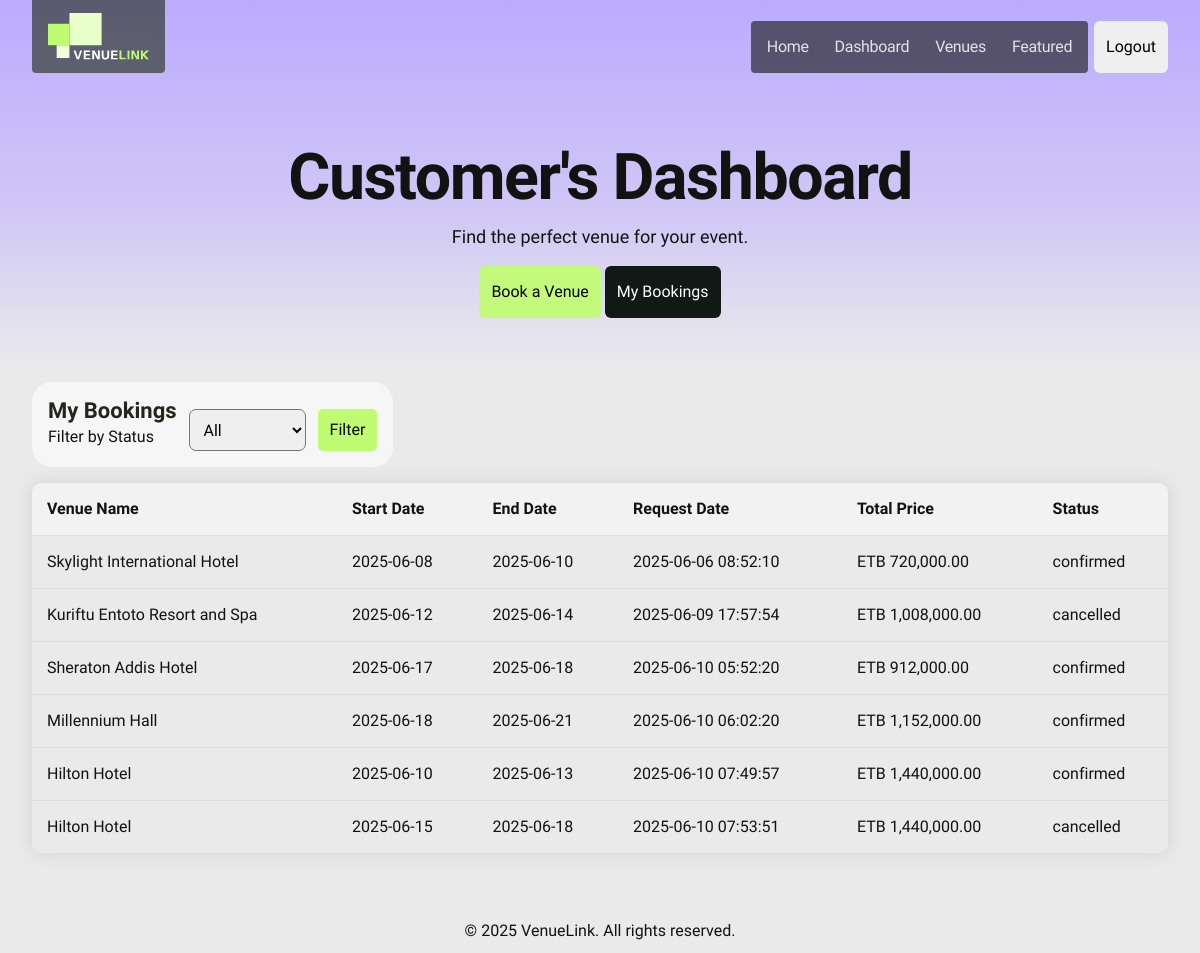
Screenshot of /pages/dashboard.php (signed in) with the database file from the repository.
### tables this page shows
CREATE TABLE `bookings` (
  `id` int(11) NOT NULL,
  `venue_id` int(11) NOT NULL,
  `user_id` int(11) NOT NULL,
  `start_date` date NOT NULL,
  `end_date` date NOT NULL,
  `total_price` decimal(10,2) NOT NULL,
  `status` enum('pending','confirmed','cancelled') DEFAULT 'pending',
  `created_at` timestamp NOT NULL DEFAULT current_timestamp()
);

CREATE TABLE `venues` (
  `id` int(11) NOT NULL,
  `owner_id` int(11) NOT NULL,
  `name` varchar(100) NOT NULL,
  `description` text NOT NULL,
  `address` varchar(255) NOT NULL,
  `city` varchar(100) NOT NULL,
  `capacity` int(11) NOT NULL,
  `price_per_hour` decimal(10,2) NOT NULL,
  `image` varchar(255) DEFAULT NULL,
  `amenities` text DEFAULT NULL,
  `created_at` timestamp NOT NULL DEFAULT current_timestamp()
);

### pages/dashboard.php (the view, shortened to what this page needs)
<?php
require_once '../includes/header.php';
require_once '../includes/db.php';
?>
<?php if ($_SESSION['user_type'] === 'owner'): ?>
  <section class="dashboard-hero">
    <div class="container wrapper">
      <h1 class="font-header-1">Owner's Dashboard</h1>
      <p>Manage your venues and booking requests.</p>
      <a href="venues/add.php" class="btn-link"><button class="btn btn-primary">Add New Venue</button></a>
    </div>
  </section>
  <section class="dashboard-data">
    <div class="container wrapper">
      <form method="get" class="filter-form">
        <div class="filter-header">
          <h2 class="font-header-3">My Venues</h2>
          <p>Filter by Status</p>
        </div>
        <select name="status">
          <option value="all">All</option>
          <option value="pending">Pending</option>
          <option value="confirmed">Confirmed</option>
          <option value="cancelled">Cancelled</option>
        </select>
        <button type="submit">Filter</button>
      </form>
      <?php
      $owner_id = $_SESSION['user_id'];
      $status_filter = isset($_GET['status']) ? $_GET['status'] : 'all';
      $pending_bookings_query = "SELECT b.*, u.name AS user_name, v.name AS venue_name, b.status FROM bookings b JOIN users u ON b.user_id = u.id JOIN venues v ON b.venue_id = v.id WHERE v.owner_id = $owner_id";
      if ($status_filter != 'all') {
        $pending_bookings_query .= " AND b.status = '$status_filter'";
      }
      $pending_bookings_result = $conn->query($pending_bookings_query);
      if ($pending_bookings_result->num_rows > 0): ?>
        <table>
          <thead>
            <tr>
              <th>Venue Name</th>
              <th>Customer Name</th>
              <th>Start Date</th>
              <th>End Date</th>
              <th>Request Date</th>
              <th>Total Price</th>
              <th>Status</th>
              <th>Actions</th>
            </tr>
          </thead>
          <tbody>
            <?php while ($booking = $pending_bookings_result->fetch_assoc()): ?>
              <tr>
                <td><?= htmlspecialchars($booking['venue_name']) ?></td>
                <td><?= htmlspecialchars($booking['user_name']) ?></td>
                <td><?= htmlspecialchars($booking['start_date']) ?></td>
                <td><?= htmlspecialchars($booking['end_date']) ?></td>
                <td><?= htmlspecialchars($booking['created_at']) ?></td>
                <td>ETB <?= number_format($booking['total_price'], 2) ?></td>
                <td><?= htmlspecialchars($booking['status']) ?></td>
                <td>
                  <?php if ($booking['status'] == 'pending'): ?>
                    <a href="../bookings/process_booking.php?action=accept&booking_id=<?= $booking['id'] ?>"
                      class="btn-link"><button class="btn btn-primary-2">Accept</button></a>
                    <a href="../bookings/process_booking.php?action=reject&booking_id=<?= $booking['id'] ?>"
                      class="btn-link"><button class="btn btn-tertiary">Reject</button></a>
                  <?php endif; ?>
                </td>
              </tr>
            <?php endwhile; ?>
          </tbody>
        </table>
      <?php else: ?>
        <p>No pending booking requests.</p>
      <?php endif; ?>
    </div>
  </section>
<?php else: ?>
  <section class="dashboard-hero">
    <div class="container wrapper">
      <h1 class="font-header-1">Customer's Dashboard</h1>
      <p>Find the perfect venue for your event.</p>
      <a href="/event-booking/pages/venues/list.php" class="btn-link"><button class="btn btn-primary">Book a
          Venue</button></a>
      <a href="#my-bookings" class="btn-link"><button class="btn btn-tertiary">My Bookings</button></a>
    </div>
  </section>
  <section class="dashboard-data" id="my-bookings">
    <div class="container wrapper">
      <form method="get" class="filter-form">
        <div class="filter-header">
          <h2 class="font-header-3">My Bookings</h2>
          <p>Filter by Status</p>
        </div>
        <select name="status">
          <option value="all">All</option>
        </select>
        <button type="submit">Filter</button>
      </form>
      <?php
      $user_id = $_SESSION['user_id'];
      $booking_query = "SELECT b.*, v.name AS venue_name FROM bookings b JOIN venues v ON b.venue_id = v.id WHERE b.user_id = $user_id";
      $booking_result = $conn->query($booking_query);
      if ($booking_result->num_rows > 0): ?>
        <table>
          <thead>
            <tr>
              <th>Venue Name</th>
              <th>Start Date</th>
              <th>End Date</th>
              <th>Request Date</th>
              <th>Total Price</th>
              <th>Status</th>
            </tr>
          </thead>
          <tbody>
            <?php while ($booking = $booking_result->fetch_assoc()): ?>
              <tr>
                <td><?= htmlspecialchars($booking['venue_name']) ?></td>
                <td><?= htmlspecialchars($booking['start_date']) ?></td>
                <td><?= htmlspecialchars($booking['end_date']) ?></td>
                <td><?= htmlspecialchars($booking['created_at']) ?></td>
                <td>ETB <?= number_format($booking['total_price'], 2) ?></td>
                <td><?= htmlspecialchars($booking['status']) ?></td>
              </tr>
            <?php endwhile; ?>
          </tbody>
        </table>
      <?php else: ?>
        <p>No bookings found.</p>
      <?php endif; ?>
    </div>
  </section>
<?php endif; ?>
<?php require_once '../includes/footer.php'; ?>

### includes/header.php (shortened to what this page needs)
<!DOCTYPE html>
<html>
<head>
	<link rel="stylesheet" href="/event-booking/assets/css/style.css">
	<?php
	$page = $_SERVER['REQUEST_URI'];
	$page_path = parse_url($page, PHP_URL_PATH);
	if ($page_path == '/event-booking/pages/venues/list.php') {
		echo '<link rel="stylesheet" href="/event-booking/assets/css/list.css">';
	} elseif ($page_path == '/event-booking/pages/venues/view.php') {
		echo '<link rel="stylesheet" href="/event-booking/assets/css/view.css">';
	} elseif ($page_path == '/event-booking/pages/login.php' || $page_path == '/event-booking/pages/register.php') {
		echo '<link rel="stylesheet" href="/event-booking/assets/css/auth.css">';
	} elseif ($page_path == '/event-booking/pages/dashboard.php') {
		echo '<link rel="stylesheet" href="/event-booking/assets/css/dashboard.css">';
	} elseif ($page_path == '/event-booking/pages/venues/add.php') {
		echo '<link rel="stylesheet" href="/event-booking/assets/css/add.css">';
	}
	?>
</head>
<body>
	<header>
		<div class="header-wrapper container">
			<a href="/event-booking" aria-label="Home" class="logo-link">
				<img src="/event-booking/assets/images/logo.svg" alt="" />
			</a>
			<div class="nav-items">
				<nav class="nav-menu">
					<ul role="list" class="nav-links">
						<li class="nav-link">
							<a href="/event-booking" aria-label="Home" data-page="home">Home</a>
						</li>
						<li class="nav-link">
							<?php
							$dashboard_url = isset($_SESSION['user_id']) ? "/event-booking/pages/dashboard.php" : "/event-booking/pages/login.php";
							?>
							<a href="<?php echo $dashboard_url; ?>" aria-label="Dashboard" data-page="dashboard">Dashboard</a>
						</li>
						<li class="nav-link">
							<a href="/event-booking/pages/venues/list.php" aria-label="Venues" data-page="venues">Venues</a>
						</li>
						<li class="nav-link">
							<a href="/event-booking/#featured-venues" aria-label="Featured" data-page="featured">Featured</a>
						</li>
					</ul>
				</nav>
				<div class="nav-btns">
					<?php if (isset($_SESSION['user_id'])): ?>
						<a href="/event-booking/logout.php" class="btn-link">
							<button class="btn btn-secondary-2">
								Logout
							</button>
						</a>
					<?php endif; ?>
				</div>
			</div>
		</div>
	</header>

### includes/footer.php
<footer style="margin-top: 4rem; padding-bottom: .5rem;">
    <div class="container">
        <p style="text-align: center;">&copy; <?php echo date("Y"); ?> VenueLink. All rights
            reserved.</p>
    </div>
</footer>
</body>
</html>

### assets/css/style.css (style rules this page uses)
*, *::before, *::after { box-sizing: border-box; }
* { margin: 0; padding: 0; font: inherit; }
ul[role="list"], ol[role="list"] { list-style: none; }
html { scroll-behavior: smooth; }
html, body { height: fit-content; overflow-x: hidden; }
body { text-rendering: optimizeSpeed; background-color: #EAEAEA; }
a:not([class]) { text-decoration-skip-ink: auto; }
img, picture { max-width: 100%; display: block; height: 100%; }
a { text-decoration: none; color: inherit; background-color: transparent; border: none; outline: none; cursor: pointer; user-select: none; pointer-events: auto; }
body { font-family: "Albert Sans", sans-serif; font-size: 16px; line-height: 28px; color: #121212; }
.font-header-1 { font-family: "Bricolage Grotesque", sans-serif; font-size: clamp(2.4375rem, 1.768835616438356rem + 3.013698630136986vw, 4.5rem); color: #fff; font-weight: 500; line-height: clamp(2.6875rem, 2.079623287671233rem + 2.73972602739726vw, 4.8625rem); letter-spacing: -1.44px; }
.font-header-3 { font-family: "Albert Sans", sans-serif; font-size: 22px; color: #22271C; line-height: normal; font-weight: 600; }
.container { max-width: 1450px; padding-inline: 2rem; margin: 0 auto; }
.btn-link { width: fit-content; display: inline-block; }
.btn-link .btn { cursor: pointer; display: flex; padding: 12px 12px; gap: 8px; align-items: center; border-radius: 6px; outline: none; border: none; font-weight: 500; }
.btn.btn-primary { background: #c3fa7b; }
.btn.btn-tertiary { background: #111916; color: white; }
header { position: absolute; top: 0; left: 0; right: 0; color: #EAEAEA; z-index: 10; }
header .header-wrapper { display: flex; align-items: flex-end; justify-content: space-between; }
.header-wrapper .logo-link { background-color: rgba(22, 34, 7, 0.58); backdrop-filter: blur(15px); padding: .8rem 1rem; border-radius: 0 0 4px 4px; }
.header-wrapper .nav-items { display: flex; align-items: center; gap: 6px; margin-top: 1rem; }
.header-wrapper .nav-menu { border-radius: 4px; background: rgba(12, 16, 9, 0.59); backdrop-filter: blur(18px); padding: 6px; }
.header-wrapper .nav-menu .nav-links { display: flex; gap: 6px; }
.header-wrapper .nav-link { padding: 6px 10px; position: relative; }
.header-wrapper .nav-link a { letter-spacing: -0.32px; opacity: .95; transition: opacity 0.3s ease-in-out; }
.header-wrapper .nav-btns { display: flex; gap: 6px; align-items: center; }

### assets/css/dashboard.css (style rules this page uses)
.dashboard-hero { background: linear-gradient(180deg, #BBABFF 0%, rgba(187, 171, 255, 0.54) 58.48%, rgba(187, 171, 255, 0.00) 100%); text-align: center; min-height: 40vh; }
.dashboard-hero .wrapper { padding-block: 9rem 3rem; }
.dashboard-hero h1 { font-weight: 800; color: #121212; margin-inline: auto; }
.dashboard-hero p { margin-inline: auto; margin-block: 14px 16px; max-width: 710px; font-size: 18px; line-height: 144.3%; }
.filter-form { display: inline-flex; flex-wrap: wrap; justify-content: center; align-items: flex-end; gap: 12px; padding: 16px; background: #F6F6F6; border-radius: 20px; margin-block: 1rem; }
.filter-form select { padding: 6px 10px; border-radius: 7px; border: 1px solid #6B7A69; font-size: 1rem; height: 42px; }
.filter-form button { height: 42px; padding-inline: 12px; border: none; border-radius: 5px; background-color: #BFFC71; font-size: 1rem; cursor: pointer; transition: background-color .2s ease-in-out; }
table { width: 100%; border-collapse: collapse; border-radius: 10px; overflow: hidden; box-shadow: 0 0 20px rgba(0, 0, 0, 0.1); }
th, td { padding: 12px 15px; text-align: left; border-bottom: 1px solid #ddd; }
th { background-color: #f2f2f2; font-weight: bold; }
tbody tr:last-child td { border-bottom: none; }

### rows the page displays
bookings: venue.name "Skylight International Hotel", start_date "2025-06-08", end_date "2025-06-10", created_at "2025-06-06 08:52:10", total_price "720,000.00", status "confirmed"
bookings: venue.name "Kuriftu Entoto Resort and Spa", start_date "2025-06-12", end_date "2025-06-14", created_at "2025-06-09 17:57:54", total_price "1,008,000.00", status "cancelled"
bookings: venue.name "Sheraton Addis Hotel", start_date "2025-06-17", end_date "2025-06-18", created_at "2025-06-10 05:52:20", total_price "912,000.00", status "confirmed"
bookings: venue.name "Millennium Hall", start_date "2025-06-18", end_date "2025-06-21", created_at "2025-06-10 06:02:20", total_price "1,152,000.00", status "confirmed"
bookings: venue.name "Hilton Hotel", start_date "2025-06-10", end_date "2025-06-13", created_at "2025-06-10 07:49:57", total_price "1,440,000.00", status "confirmed"
bookings: venue.name "Hilton Hotel", start_date "2025-06-15", end_date "2025-06-18", created_at "2025-06-10 07:53:51", total_price "1,440,000.00", status "cancelled"
